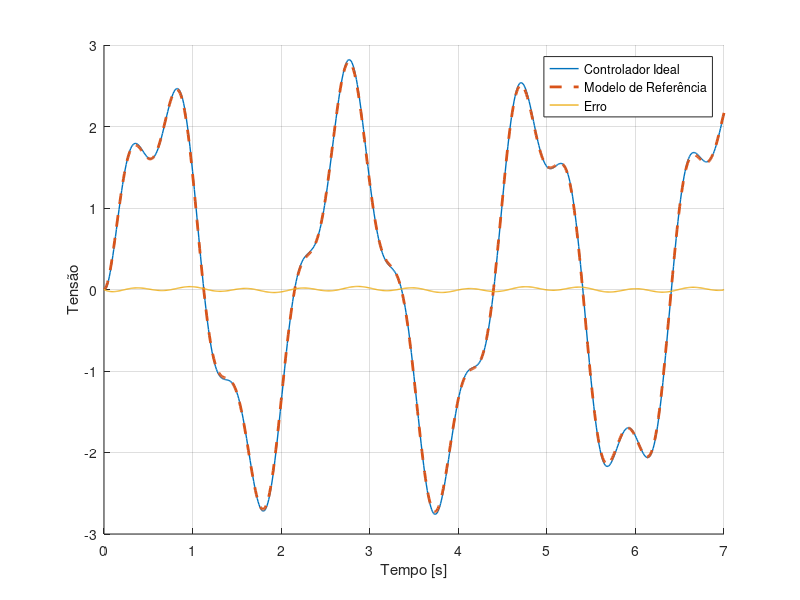

MATLAB code to generate this figure: (Note: this script raises an error after producing the figure.)
clc
clear 
close all

index_fig = 0;

%% Flags

saveFig = false;
%% Entrada

disp("Entrada 1: r=15");
disp("Entrada 2: r=2*sin(10*t) + 5*sin(3*t)")

entrada = input("Qual você deseja? ");
clc;

%% Experiência 9 - (d)

index_fig = 0;

% Parâmetros da planta
a = 1;
b = 5;
% Parâmetros do modelo de referência
am = 6.7;
bm = 3.3;

% Valores ideais de controle
k_star = (a+am)/b;
l_star = bm/b;

% Vetor de tempo
dt = 0.01;
t = 0:dt:7;

% Sinal de entrada
if entrada==1
    r = 15; 
    r = r*ones(1,length(t));
else
    r = 2*sin(10*t) + 5*sin(3*t);
end

% Valores de x para o controlador ideal
x0 = 0;
x = zeros(1,length(t));
x(1) = x0;

% Função de transferência modelo de referência
s = tf('s');
G = bm/(s+am);
xm = lsim(G, r, t);

% Valores iniciais de adaptação
k0 = 1;
l0 = 1;
% Sinal de entrada
if entrada==1
    gamma1 = 1;
    gamma2 = 1;
else
    gamma1 = 7;
    gamma2 = 7;
end

% Valores de x para o controlador adaptativo
x_hat_direto = zeros(1,length(t));
x0_hat = 0;
x_hat_direto(1) = x0_hat;

% Vetores para progressão dos ganhos e do erro
k_direto = zeros(1,length(t));
k_direto(1) = k0;
l_direto = zeros(1,length(t));
l_direto(1) = l0;
e_direto = zeros(1,length(t));
e_direto(1) = x_hat_direto(1)-xm(1);

u_direto = zeros(1,length(t));

e = zeros(1,length(t));
e(1) = x(1)-xm(1);

u_ideal = zeros(1,length(t));

for i=2:length(t)
    % X com controlador adaptativo
    e_direto(i-1) = x_hat_direto(i-1) - xm(i-1);
    
    k_direto_dot = gamma1*e_direto(i-1)*x_hat_direto(i-1)*sign(b);
    k_direto(i) = k_direto_dot*dt + k_direto(i-1);
    
    l_direto_dot = -gamma2*e_direto(i-1)*r(i-1)*sign(b);
    l_direto(i) = l_direto_dot*dt + l_direto(i-1);
    
    u_hat_direto = -k_direto(i)*x_hat_direto(i-1) + l_direto(i)*r(i-1);
    u_direto(i) = u_hat_direto;
    
    x_hat_direto_dot = a*x_hat_direto(i-1) + b*u_hat_direto;
    x_hat_direto(i) = x_hat_direto_dot * dt + x_hat_direto(i-1);
    
    % X como controlador ideal
    e(i-1) = x(i-1) - xm(i-1);
    u = -k_star*x(i-1) + l_star*r(i-1);
    u_ideal(i) = u;
    x_dot = a*x(i-1) + b*u;
    x_i = x(i-1) + x_dot*dt;
    x(i) = x_i;
end

%% Experiencia 9 - MRAC Indireto

% Valores iniciais de adaptação
a0 = 1;
b0 = 1;
b_limite=1;
if entrada==1
    gamma1 = 1;
    gamma2 = 1;
else
    gamma1 = 7;
    gamma2 = 7;
end

% Valores de x para o controlador adaptativo
x_hat_indireto = zeros(1,length(t));
x0_hat = 0;
x_hat_indireto(1) = x0_hat;

% Vetores para progressão dos ganhos e do erro
k_indireto = zeros(1,length(t));
k_indireto(1) = k0;
l_indireto = zeros(1,length(t));
l_indireto(1) = l0;
e_indireto = zeros(1,length(t));
e_indireto(1) = x_hat_indireto(1)-xm(1);

a_indireto = zeros(1,length(t));
a_indireto(1) = a0;
b_indireto = zeros(1,length(t));
b_indireto(1) = b0;

u_indireto = zeros(1,length(t));

for i=2:length(t)
    % X com controlador adaptativo
    e_indireto(i-1) = x_hat_indireto(i-1) - xm(i-1);
    
    k_indireto_i = (am+a_indireto(i-1))/b_indireto(i-1);
    k_indireto(i) = k_indireto_i;
    
    l_indireto_i = (bm)/b_indireto(i-1);
    l_indireto(i) = l_indireto_i;
    
    u_hat_indireto = -k_indireto(i)*x_hat_indireto(i-1) + l_indireto(i)*r(i-1);
    u_indireto(i) = u_hat_indireto;
    
    a_indireto_dot = gamma1*e_indireto(i-1)*x_hat_indireto(i-1);
    a_indireto(i) = a_indireto_dot*dt + a_indireto(i-1);
    
    b_indireto_dot = gamma2*e_indireto(i-1)*u_hat_indireto;
    b_indireto(i) = b_indireto_dot*dt + b_indireto(i-1);
    
    if ~ ( (abs(b_indireto(i)) > abs(b_limite)) || ( (abs(b_indireto(i)) > abs(b_limite)) && (e_indireto(i-1)*u_hat_indireto*sgn(b) > 0) ) )
        if b_indireto(i) < 0
            b_indireto(i) = - abs(b_limite);
        else
            b_indireto(i) = abs(b_limite);
        end
    end
    
    x_hat_indireto_dot = a*x_hat_indireto(i-1) + b*u_hat_indireto;
    x_hat_indireto(i) = x_hat_indireto_dot * dt + x_hat_indireto(i-1);
end


%% Experiência 7 (a) - Plots

if entrada == 1
    titulo = "(r=15)";
else
    titulo = "(r=2sin(10t)+5sin(3t))";
end

% Plot do controlador ideal
index_fig = index_fig + 1;
figure(index_fig)
hold on
grid on
plot(t, x, "LineWidth", 1)
plot(t, xm, '--', "LineWidth", 2)
plot(t, e, "LineWidth", 1)
legend("Controlador Ideal", "Modelo de Referência", "Erro")
xlabel("Tempo [s]")
ylabel("Tensão")
title("Experiência 9 - Controlador ideal " + titulo)
if saveFig
    saveas(gcf,'Exp9_'+string(entrada)'+'_EstadosIdeal.png')
end

% Plot do controlador direto
index_fig = index_fig + 1;
figure(index_fig)
hold on
grid on
plot(t, x_hat_direto, "LineWidth", 1)
plot(t, xm, '--', "LineWidth", 2)
plot(t, e_direto, "LineWidth", 1)
legend("MRAC Direto", "Modelo de Referência", "Erro")
xlabel("Tempo [s]")
ylabel("Tensão")
title("Experiência 9 - MRAC Direto " + titulo)
if saveFig
    saveas(gcf,'Exp9_'+string(entrada)'+'_EstadosMRACDireto.png')
end

% Plot do controlador indireto
index_fig = index_fig + 1;
figure(index_fig)
hold on
grid on
plot(t, x_hat_indireto, "LineWidth", 1)
plot(t, xm, '--', "LineWidth", 2)
plot(t, e_indireto, "LineWidth", 1)
legend("MRAC Indireto", "Modelo de Referência", "Erro")
xlabel("Tempo [s]")
ylabel("Tensão")
title("Experiência 9 - MRAC Indireto " + titulo)
if saveFig
    saveas(gcf,'Exp9_'+string(entrada)'+'_EstadosMRACIndireto.png')
end

% Sinal de controle
index_fig = index_fig + 1;
figure(index_fig)
hold on
grid on
plot(t, u_ideal, "LineWidth", 1)
plot(t, u_direto, "LineWidth", 1)
plot(t, u_indireto, "LineWidth", 1)
legend("Ideal","MRAC Direto","MRAC Indireto")
xlabel("Tempo [s]")
ylabel("Sinal u")
title("Experiência 9 - Sinal de Controle " + titulo)
if saveFig
    saveas(gcf,'Exp9_'+string(entrada)'+'_SinalControle.png')
end

k_star_vector = k_star*ones(1, length(t));
index_fig = index_fig + 1;
figure(index_fig)
hold on
grid on
plot(t, k_star_vector, '--')
plot(t, k_direto, "LineWidth", 1)
plot(t, k_indireto, "LineWidth", 1)
legend("Ideal","MRAC Direto","MRAC Indireto")
xlabel("Tempo [s]")
ylabel("Parametro")
title("Experiência 9 - Parâmetro de controle k " + titulo)
if saveFig
    saveas(gcf,'Exp9_'+string(entrada)'+'_ParametroK.png')
end

l_star_vector = l_star*ones(1, length(t));
index_fig = index_fig + 1;
figure(index_fig)
hold on
grid on
plot(t, l_star_vector, '--')
plot(t, l_direto, "LineWidth", 1)
plot(t, l_indireto, "LineWidth", 1)
legend("Ideal","MRAC Direto","MRAC Indireto")
xlabel("Tempo [s]")
ylabel("Parametro")
title("Experiência 9 - Parâmetro de controle l " + titulo)
if saveFig
    saveas(gcf,'Exp9_'+string(entrada)'+'_ParametroL.png')
end

am_vetor = am*ones(1,length(t));
index_fig = index_fig + 1;
figure(index_fig)
hold on
grid on
plot(t, a_indireto)
plot(t, am_vetor, "LineWidth", 1)
legend("MRAC Indireto","Ideal")
xlabel("Tempo [s]")
ylabel("Parametro")
title("Experiência 9 - Parâmetro a da planta " + titulo)
if saveFig
    saveas(gcf,'Exp9_'+string(entrada)'+'_ParametroA.png')
end

bm_vetor = bm*ones(1,length(t));
index_fig = index_fig + 1;
figure(index_fig)
hold on
grid on
plot(t, b_indireto)
plot(t, bm_vetor, "LineWidth", 1)
legend("MRAC Indireto","Ideal")
xlabel("Tempo [s]")
ylabel("Parametro")
title("Experiência 9 - Parâmetro b da planta " + titulo)
if saveFig
    saveas(gcf,'Exp9_'+string(entrada)'+'_ParametroB.png')
end